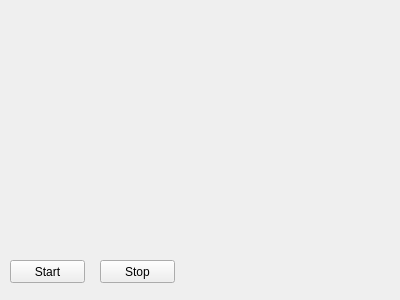
<?xml version="1.0" encoding="UTF-8"?>
<ui version="4.0">
 <class>MainWindow</class>
 <widget class="QMainWindow" name="MainWindow">
  <property name="geometry">
   <rect>
    <x>0</x>
    <y>0</y>
    <width>400</width>
    <height>300</height>
   </rect>
  </property>
  <property name="windowTitle">
   <string>MainWindow</string>
  </property>
  <widget class="QWidget" name="centralwidget">
   <widget class="QLabel" name="videoLabel">
    <property name="geometry">
     <rect>
      <x>10</x>
      <y>10</y>
      <width>380</width>
      <height>240</height>
     </rect>
    </property>
   </widget>
   <widget class="QPushButton" name="startButton">
    <property name="geometry">
     <rect>
      <x>10</x>
      <y>260</y>
      <width>75</width>
      <height>23</height>
     </rect>
    </property>
    <property name="text">
     <string>Start</string>
    </property>
   </widget>
   <widget class="QPushButton" name="stopButton">
    <property name="geometry">
     <rect>
      <x>100</x>
      <y>260</y>
      <width>75</width>
      <height>23</height>
     </rect>
    </property>
    <property name="text">
     <string>Stop</string>
    </property>
   </widget>
  </widget>
 </widget>
 <resources/>
 <connections/>
</ui>
